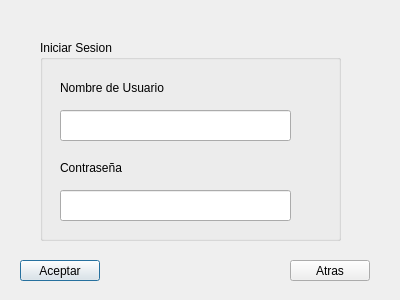
<?xml version="1.0" encoding="UTF-8"?>
<ui version="4.0">
 <class>LoginSolo</class>
 <widget class="QDialog" name="LoginSolo">
  <property name="geometry">
   <rect>
    <x>0</x>
    <y>0</y>
    <width>400</width>
    <height>300</height>
   </rect>
  </property>
  <property name="windowTitle">
   <string>Login</string>
  </property>
  <widget class="QGroupBox" name="groupBox">
   <property name="geometry">
    <rect>
     <x>40</x>
     <y>40</y>
     <width>301</width>
     <height>201</height>
    </rect>
   </property>
   <property name="title">
    <string>Iniciar Sesion</string>
   </property>
   <widget class="QLabel" name="label">
    <property name="geometry">
     <rect>
      <x>20</x>
      <y>40</y>
      <width>191</width>
      <height>16</height>
     </rect>
    </property>
    <property name="text">
     <string>Nombre de Usuario</string>
    </property>
   </widget>
   <widget class="QLineEdit" name="nameus">
    <property name="geometry">
     <rect>
      <x>20</x>
      <y>70</y>
      <width>231</width>
      <height>31</height>
     </rect>
    </property>
   </widget>
   <widget class="QLabel" name="label_2">
    <property name="geometry">
     <rect>
      <x>20</x>
      <y>120</y>
      <width>231</width>
      <height>16</height>
     </rect>
    </property>
    <property name="text">
     <string>Contraseña</string>
    </property>
   </widget>
   <widget class="QLineEdit" name="pasus">
    <property name="geometry">
     <rect>
      <x>20</x>
      <y>150</y>
      <width>231</width>
      <height>31</height>
     </rect>
    </property>
   </widget>
  </widget>
  <widget class="QPushButton" name="aceptar">
   <property name="geometry">
    <rect>
     <x>20</x>
     <y>260</y>
     <width>80</width>
     <height>21</height>
    </rect>
   </property>
   <property name="text">
    <string>Aceptar</string>
   </property>
  </widget>
  <widget class="QPushButton" name="atras">
   <property name="geometry">
    <rect>
     <x>290</x>
     <y>260</y>
     <width>80</width>
     <height>21</height>
    </rect>
   </property>
   <property name="text">
    <string>Atras</string>
   </property>
  </widget>
 </widget>
 <resources/>
 <connections/>
</ui>
